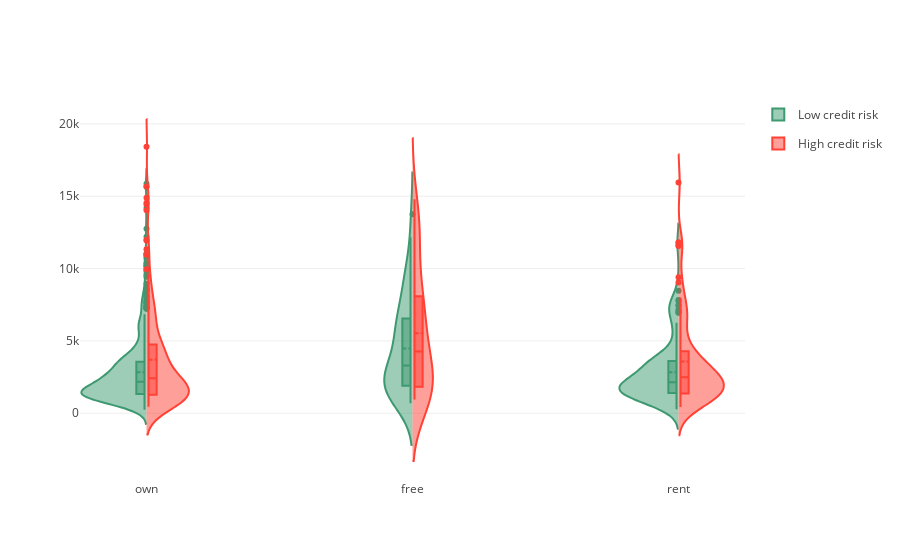

This figure's notebook cell:
### Markdown cell above
<h3>Distribution of credit amount by housing type</h3>

### Code cell
# Violine plots
fig = {
    "data": [
        {
            "type": 'violin',
            "x": df_low['Housing'],
            "y": df_low['Credit amount'],
            "legendgroup": 'Good Credit',
            "scalegroup": 'No',
            "name": 'Low credit risk',
            "side": 'negative',
            "box": {
                "visible": True
            },
            "meanline": {
                "visible": True
            },
            "line": {
                "color": '#3D9970'
            }
        },
        {
            "type": 'violin',
            "x": df_high['Housing'],
            "y": df_high['Credit amount'],
            "legendgroup": 'Bad Credit',
            "scalegroup": 'No',
            "name": 'High credit risk',
            "side": 'positive',
            "box": {
                "visible": True
            },
            "meanline": {
                "visible": True
            },
            "line": {
                "color": '#FF4136'
            }
        }
    ],
    "layout" : {
        "yaxis": {
            "zeroline": False,
        },
        "violingap": 2,
        "violinmode": "overlay"
    }
}

py.iplot(fig, filename = 'violin/split', validate = False)

### Figure 1 — Plotly figure (JSON) as saved in the notebook; plotly's stock layout.template omitted (floating-point values rounded to 4 significant figures; data arrays with more than 128 entries replaced by an {"elided": "..."} marker saying what was removed)
{"data": [{"box": {"visible": true}, "legendgroup": "Good Credit", "line": {"color": "#3D9970"}, "meanline": {"visible": true}, "name": "Low credit risk", "scalegroup": "No", "side": "negative", "type": "violin", "x": {"elided": "700 str values"}, "y": {"elided": "700 int values"}}, {"box": {"visible": true}, "legendgroup": "Bad Credit", "line": {"color": "#FF4136"}, "meanline": {"visible": true}, "name": "High credit risk", "scalegroup": "No", "side": "positive", "type": "violin", "x": {"elided": "300 str values"}, "y": {"elided": "300 int values"}}], "layout": {"violingap": 2, "violinmode": "overlay", "yaxis": {"zeroline": false}}}
